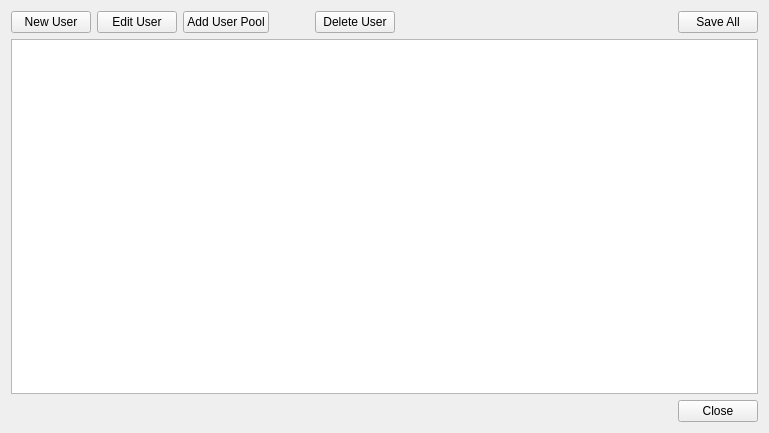
<?xml version="1.0" encoding="UTF-8"?>
<ui version="4.0">
 <class>Form</class>
 <widget class="QWidget" name="Form">
  <property name="geometry">
   <rect>
    <x>0</x>
    <y>0</y>
    <width>769</width>
    <height>433</height>
   </rect>
  </property>
  <property name="windowTitle">
   <string>Form</string>
  </property>
  <layout class="QVBoxLayout" name="verticalLayout">
   <item>
    <layout class="QHBoxLayout" name="horizontalLayout">
     <item>
      <widget class="QPushButton" name="newUser">
       <property name="text">
        <string>New User</string>
       </property>
      </widget>
     </item>
     <item>
      <widget class="QPushButton" name="editUser">
       <property name="text">
        <string>Edit User</string>
       </property>
      </widget>
     </item>
     <item>
      <widget class="QPushButton" name="addUserPoolBtn">
       <property name="text">
        <string>Add User Pool</string>
       </property>
      </widget>
     </item>
     <item>
      <spacer name="horizontalSpacer">
       <property name="orientation">
        <enum>Qt::Horizontal</enum>
       </property>
       <property name="sizeType">
        <enum>QSizePolicy::Fixed</enum>
       </property>
       <property name="sizeHint" stdset="0">
        <size>
         <width>40</width>
         <height>20</height>
        </size>
       </property>
      </spacer>
     </item>
     <item>
      <widget class="QPushButton" name="delUser">
       <property name="text">
        <string>Delete User</string>
       </property>
      </widget>
     </item>
     <item>
      <spacer name="horizontalSpacer_3">
       <property name="orientation">
        <enum>Qt::Horizontal</enum>
       </property>
       <property name="sizeHint" stdset="0">
        <size>
         <width>40</width>
         <height>20</height>
        </size>
       </property>
      </spacer>
     </item>
     <item>
      <widget class="QPushButton" name="saveAllBtn">
       <property name="text">
        <string>Save All</string>
       </property>
      </widget>
     </item>
    </layout>
   </item>
   <item>
    <widget class="QTableView" name="tableView">
     <property name="font">
      <font>
       <family>Calibri</family>
       <pointsize>12</pointsize>
      </font>
     </property>
     <property name="editTriggers">
      <set>QAbstractItemView::NoEditTriggers</set>
     </property>
     <property name="selectionMode">
      <enum>QAbstractItemView::SingleSelection</enum>
     </property>
     <property name="selectionBehavior">
      <enum>QAbstractItemView::SelectRows</enum>
     </property>
     <property name="wordWrap">
      <bool>false</bool>
     </property>
     <attribute name="horizontalHeaderCascadingSectionResizes">
      <bool>true</bool>
     </attribute>
     <attribute name="horizontalHeaderStretchLastSection">
      <bool>true</bool>
     </attribute>
    </widget>
   </item>
   <item>
    <layout class="QHBoxLayout" name="horizontalLayout_2">
     <item>
      <spacer name="horizontalSpacer_4">
       <property name="orientation">
        <enum>Qt::Horizontal</enum>
       </property>
       <property name="sizeType">
        <enum>QSizePolicy::Expanding</enum>
       </property>
       <property name="sizeHint" stdset="0">
        <size>
         <width>20</width>
         <height>20</height>
        </size>
       </property>
      </spacer>
     </item>
     <item>
      <widget class="QPushButton" name="closeBtn">
       <property name="text">
        <string>Close</string>
       </property>
      </widget>
     </item>
    </layout>
   </item>
  </layout>
 </widget>
 <resources/>
 <connections/>
</ui>
